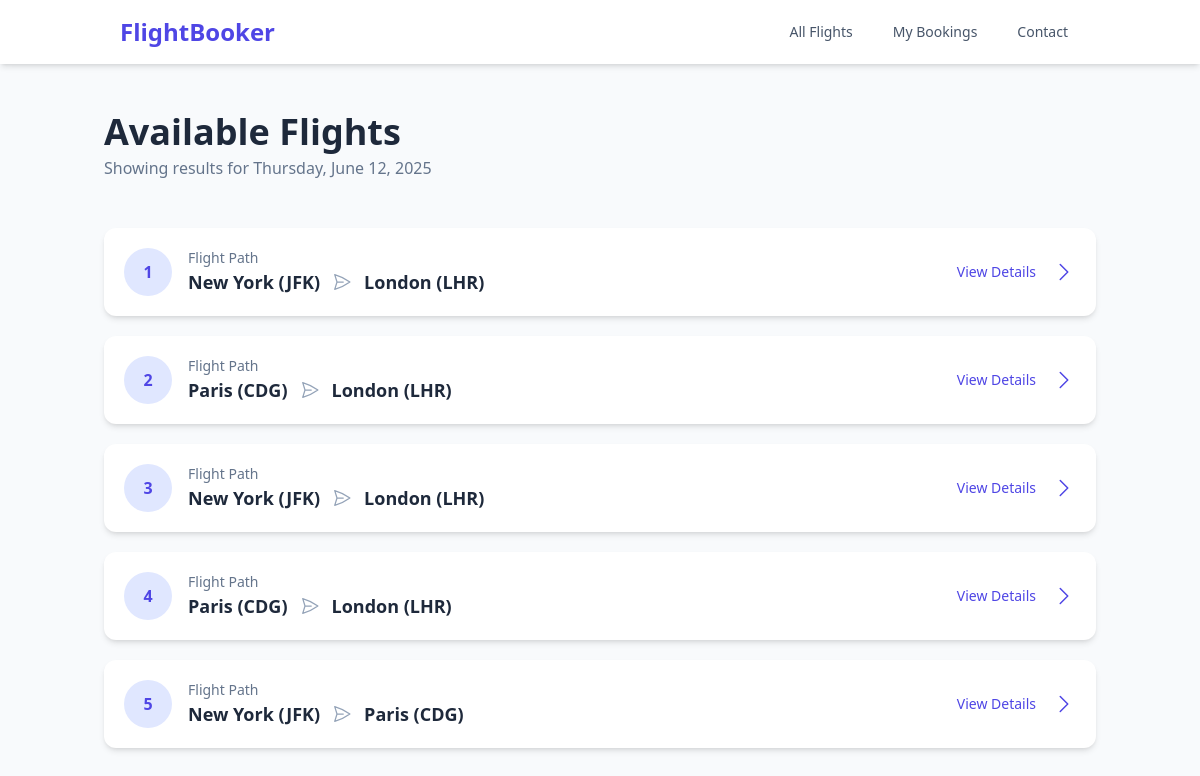
The page / on the database its author committed.
### flights/models.py (models this page shows, shortened)
class Flight(models.Model):
    origin = models.ForeignKey(Airport, on_delete=models.CASCADE, related_name="departures")
    destination = models.ForeignKey(Airport, on_delete=models.CASCADE, related_name="arrivals")
    duration = models.IntegerField()

class Airport(models.Model):
    code = models.CharField(max_length=100)
    city = models.CharField(max_length=100)
    def __str__(self):
        return f"{self.city} ({self.code})"

### flights/views.py (the view)
# urls.py: path('', views.index, name='index'),
def index(request):
    return render(request, 'flights/index.html',  {'flights': Flight.objects.all()})

### flights/templates/flights/index.html
{% extends "flights/layout.html" %}
{% block body %}
<div class="bg-slate-50 min-h-screen font-sans antialiased">
    <main class="container mx-auto px-4 py-8 md:py-12">
        <div class="mb-8 md:mb-12">
            <h1 class="text-3xl md:text-4xl font-bold text-slate-800">Available Flights</h1>
            <p class="text-md text-slate-500 mt-1">Showing results for Thursday, June 12, 2025</p>
        </div>
        <div class="space-y-5">
            {% for flight in flights %}
                <a href="{% url 'flight' flight.id %}" class="block bg-white rounded-xl shadow-md p-5 transition-all duration-300 ease-in-out hover:shadow-xl hover:-translate-y-1">
                    <div class="flex flex-col sm:flex-row sm:items-center sm:justify-between">
                        <div class="flex items-center">
                            <div class="flex-shrink-0 mr-4">
                                <span class="flex items-center justify-center h-12 w-12 rounded-full bg-indigo-100 text-indigo-600 font-bold">
                                    {{ flight.id }}
                                </span>
                            </div>
                            <div>
                                <p class="text-sm text-slate-500">Flight Path</p>
                                <div class="text-lg font-semibold text-slate-800 flex items-center gap-x-3">
                                    <span>{{ flight.origin }}</span>
                                    <svg class="h-5 w-5 text-slate-400" xmlns="http://www.w3.org/2000/svg" fill="none" viewBox="0 0 24 24" stroke-width="1.5" stroke="currentColor">
                                        <path stroke-linecap="round" stroke-linejoin="round" d="M6 12L3.269 3.126A59.768 59.768 0 0121.485 12 59.77 59.77 0 013.27 20.876L5.999 12zm0 0h7.5" />
                                    </svg>
                                    <span>{{ flight.destination }}</span>
                                </div>
                            </div>
                        </div>
                        <div class="mt-4 sm:mt-0 flex items-center justify-end text-right">
                             <span class="text-sm font-medium text-indigo-600 hidden md:block mr-4">View Details</span>
                             <svg class="h-6 w-6 text-indigo-600" xmlns="http://www.w3.org/2000/svg" fill="none" viewBox="0 0 24 24" stroke-width="1.5" stroke="currentColor">
                               <path stroke-linecap="round" stroke-linejoin="round" d="M8.25 4.5l7.5 7.5-7.5 7.5" />
                             </svg>
                        </div>
                    </div>
                </a>
            {% empty %}
                <div class="text-center bg-white rounded-xl shadow-md p-10">
                    <h3 class="text-xl font-semibold text-slate-700">No Flights Found</h3>
                    <p class="text-slate-500 mt-2">There are no flights scheduled at this time. Please check back later.</p>
                </div>
            {% endfor %}
        </div>
    </main>
</div>
{% endblock %}

### flights/templates/flights/layout.html (shortened to what this page needs)
<!DOCTYPE html>
<html lang="en">
<head>
    <script src="https://cdn.tailwindcss.com"></script>
    <link rel="icon" href="https://cdn.jsdelivr.net/npm/@mdi/font@7.1.96-f/css/materialdesignicons.min.css"></head>
<body class="bg-slate-50 font-sans antialiased text-slate-900 flex flex-col min-h-screen">
    <header class="bg-white shadow-md sticky top-0 z-10">
        <nav class="container mx-auto px-4 sm:px-6 lg:px-8">
            <div class="flex items-center justify-between h-16">
                <div class="flex-shrink-0">
                    <a href="/" class="text-2xl font-bold text-indigo-600 hover:text-indigo-700">
                        FlightBooker
                    </a>
                </div>
                <div class="hidden md:block">
                    <div class="ml-10 flex items-baseline space-x-4">
                        <a href="{% url 'index' %}" class="text-slate-600 hover:bg-slate-100 hover:text-slate-900 px-3 py-2 rounded-md text-sm font-medium">All Flights</a>
                        <a href="#" class="text-slate-600 hover:bg-slate-100 hover:text-slate-900 px-3 py-2 rounded-md text-sm font-medium">My Bookings</a>
                        <a href="#" class="text-slate-600 hover:bg-slate-100 hover:text-slate-900 px-3 py-2 rounded-md text-sm font-medium">Contact</a>
                    </div>
                </div>
            </div>
        </nav>
    </header>
    <main class="flex-grow">
        {% block body %}
            {% endblock %}
    </main>
</body>
</html>

### rows shown on the page
Flight: id "1", origin "New York (JFK)", destination "London (LHR)"
Flight: id "2", origin "Paris (CDG)", destination "London (LHR)"
Flight: id "3", origin "New York (JFK)", destination "London (LHR)"
Flight: id "4", origin "Paris (CDG)", destination "London (LHR)"
Flight: id "5", origin "New York (JFK)", destination "Paris (CDG)"
